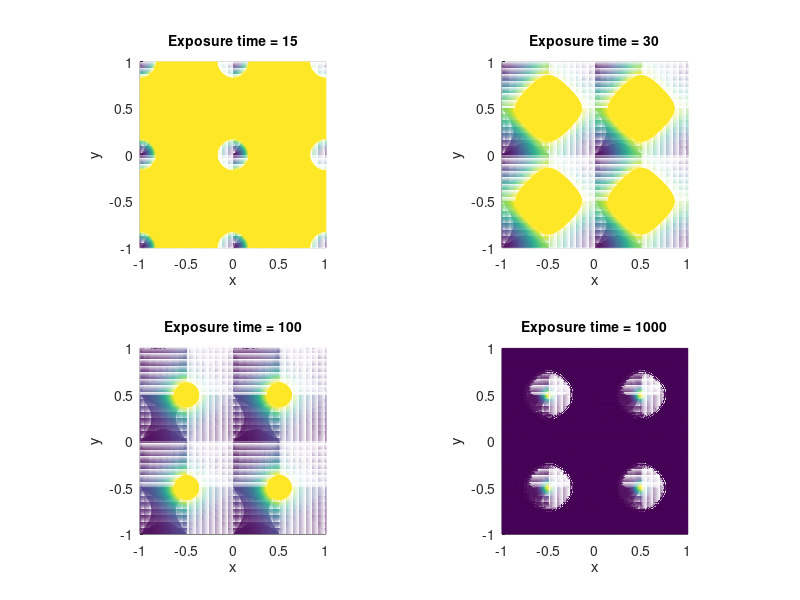

The MATLAB source for this figure: (Note: this script raises an error after producing the figure.)
clc;clear all;
C=0.022;
a=11.7*pi/180;

X=-1000:5:1000;
Y=-1000:5:1000;
I0=-1000:5:1000;
D0=-1000:5:1000;
M=-1000:5:1000;
H=-1000:5:1000;

t=[15,30,100,1000];
ctr=0.9;
cd=25;

figure(1);
for m=1:length(t)
for j=1:length(Y)
for i=1:length(X)
D0(i,j)=0.5*(1+ctr*cos((4*pi*sin(a)/405)*X(i)))*t(m);    
end 
end
D=D0+D0';
for j=1:length(Y)
for i=1:length(X)
if D(i,j)<cd
M(i,j)=1;
else
M(i,j)=exp(-C*(D(i,j)-cd));
end
H(i,j)=1-M(i,j);
end 
end 
subplot(2,2,m)
mesh(X/1000,Y/1000,-H)
view([0,90])
xlabel('x');
ylabel('y');
title(['Exposure time = ',num2str(t(m))],'FontSize',10);
axis equal
xlim([-1,1]);
ylim([-1,1]);
zlim([-1,0]);

end

sgtitle(['Contrast = ',num2str(ctr),', Threshold dose = ',num2str(cd)],'FontSize',10)





    